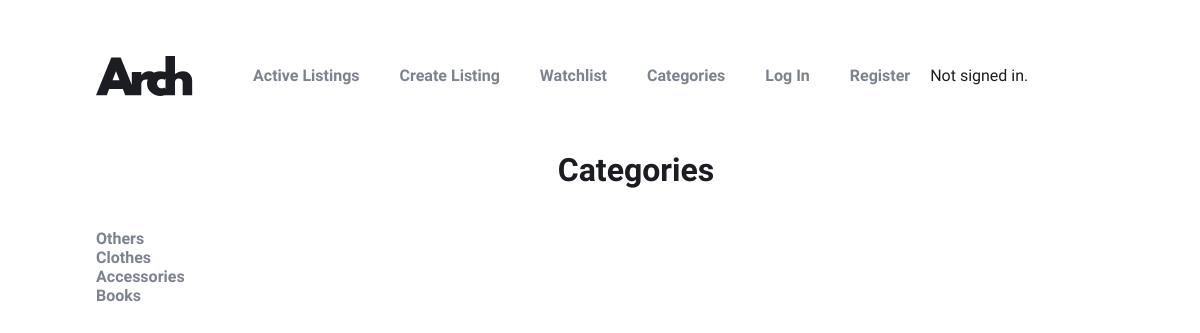
/categories, run on an earlier commit of the app's database.
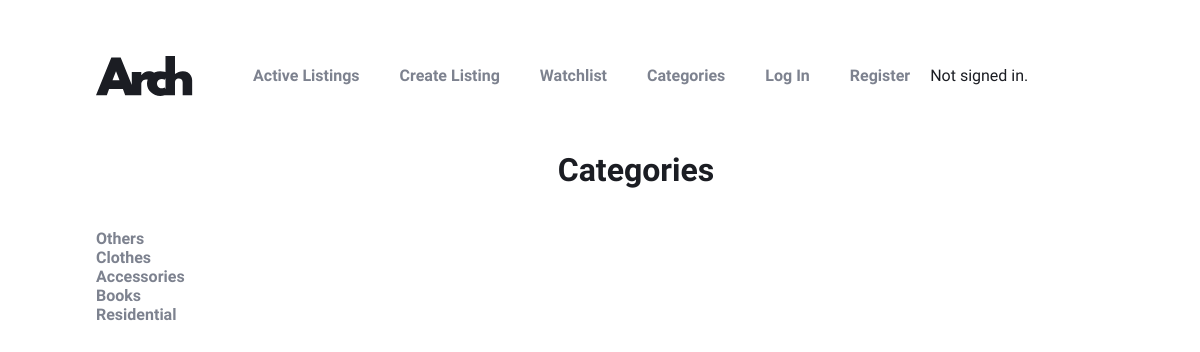
And on a later commit of the database.
### auctions/models.py (models this page shows, shortened)
class AuctionCategories(models.Model):
    category = models.CharField(max_length=64)

### auctions/views.py (the view)
# urls.py: path("categories", views.categories, name="categories"),
def categories(request):
    return render(request, "auctions/categories.html", {
        "categories": AuctionCategories.objects.all
    })

### auctions/templates/auctions/categories.html
{% extends "auctions/layout.html" %}
{% block body %}
    <h2>Categories</h2>
    {% for category in categories %}
    <div>
        <a href="{% url 'category' category.category|lower %}"><h3> {{ category.category }} </h3></a>
    </div>
    {% endfor %}
{% endblock %}

What changed in the data, as far as the page shows it:
added AuctionCategories: category "Residential"
